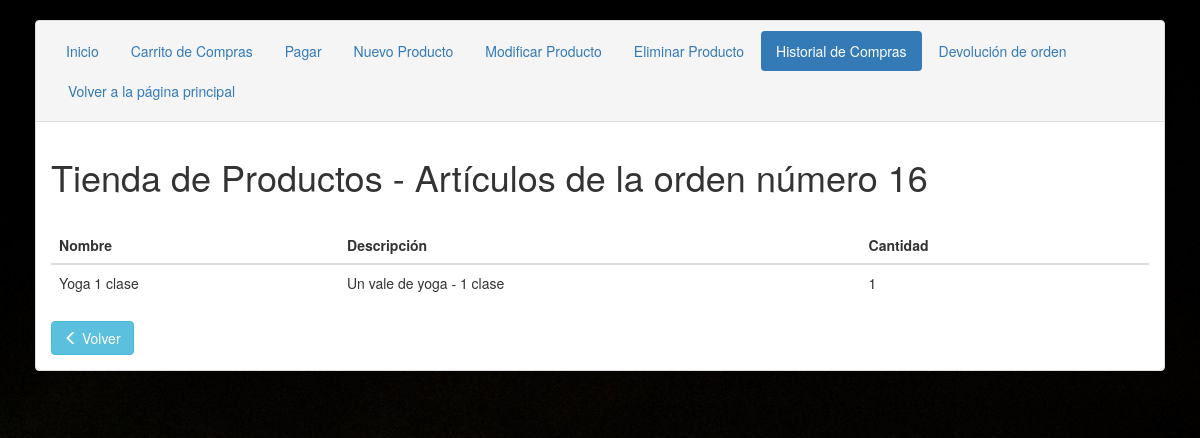
/carrito-master/admin/VerUnaOrden.php?id=16, run on an earlier commit of the app's database.
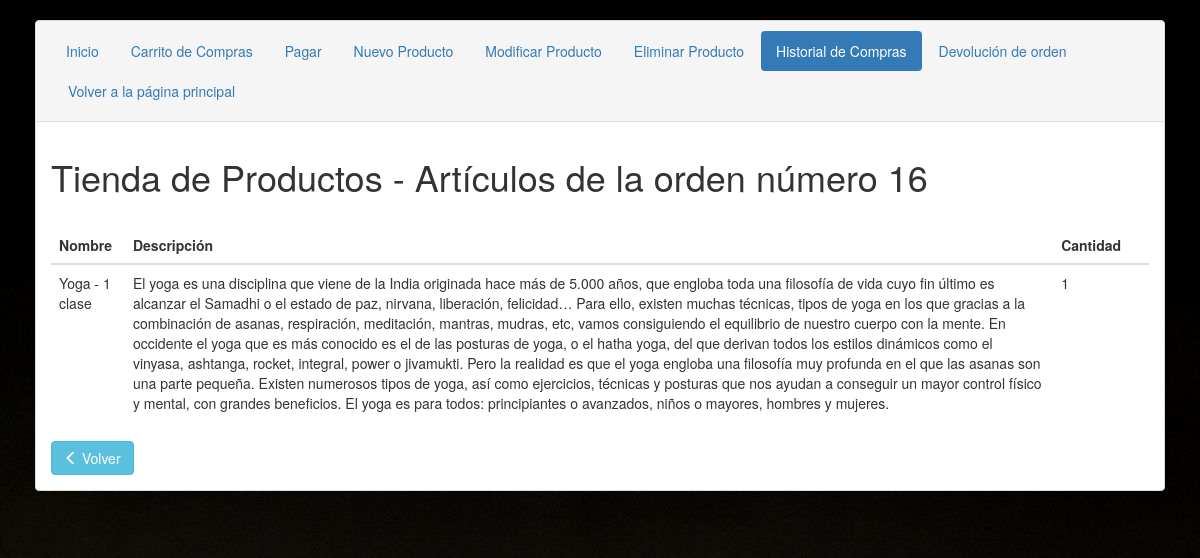
And on a later commit of the database.
### tables this page shows
CREATE TABLE IF NOT EXISTS `orden_articulos` (
  `id` int(11) NOT NULL AUTO_INCREMENT,
  `order_id` int(11) NOT NULL,
  `product_id` int(11) NOT NULL,
  `quantity` int(5) NOT NULL,
  PRIMARY KEY (`id`),
  KEY `order_id` (`order_id`)
);

CREATE TABLE IF NOT EXISTS `mis_productos` (
  `id` int(11) NOT NULL AUTO_INCREMENT,
  `name` varchar(200) NOT NULL,
  `description` text NOT NULL,
  `price` float(10,2) NOT NULL,
  `created` datetime NOT NULL,
  `modified` datetime NOT NULL,
  `status` enum('1','0') NOT NULL DEFAULT '1',
  `image` varchar(255) NOT NULL,
  `featured` int(11) NOT NULL COMMENT 'para que salga en productos destacados',
  PRIMARY KEY (`id`)
);

### carrito-master/admin/VerUnaOrden.php (the view, shortened to what this page needs)
<?php
$idpasada=$_REQUEST['id'];
?>
<!DOCTYPE html>
<html lang="es">
<head>
    <link rel="stylesheet" href="http://maxcdn.bootstrapcdn.com/bootstrap/3.3.7/css/bootstrap.min.css">
</head>
</head>
<body>
    <div class="container">
        <div class="panel panel-default">
            <div class="panel-heading">
                <ul class="nav nav-pills">
                    <li role="presentation"><a href="index.php">Inicio</a></li>
                    <li role="presentation"><a href="VerCarta.php">Carrito de Compras</a></li>
                    <li role="presentation"><a href="Pagos.php">Pagar</a></li>
                    <li role="presentation"><a href="AgregarProducto.php">Nuevo Producto</a></li>
                    <li role="presentation"><a href="ModificarProducto.php">Modificar Producto</a></li>
                    <li role="presentation"><a href="EliminarProducto.php">Eliminar Producto</a></li>
                    <li role="presentation" class="active"><a href="historialCompras.php">Historial de Compras</a></li>
                    <li role="presentation"><a href="devolucion.php">Devolución de orden</a></li>
                    <li role="presentation"><a href="../../index2.php">Volver a la página principal</a></li>
                </ul>
            </div>
            <div class="panel-body">
                <h1>Tienda de Productos - Artículos de la orden número <?php echo $idpasada;?></h1>
                <table class="table">
                    <thead>
                        <tr>
                            <th>Nombre</th>
                            <th>Descripción</th>
                            <th>Cantidad</th>
                            <th>&nbsp;</th>
                        </tr>
                    </thead>
                    <?php
                        include 'Configuracion.php';
                        if(!empty($_REQUEST['id'])){
                            $idpasada=$_REQUEST['id'];
                            $selectquery = "SELECT mis_productos.name AS 'nombre', mis_productos.description AS 'descripcion', orden_articulos.quantity AS quantity FROM orden_articulos JOIN orden ON orden_articulos.order_id = orden.id JOIN mis_productos ON mis_productos.id = orden_articulos.product_id WHERE orden_articulos.order_id=$idpasada;";
                            $result = mysqli_query($db , $selectquery) or die(mysqli_error($db));
                            if (mysqli_num_rows($result) > 0) {
                                    while($row = mysqli_fetch_assoc($result)) {
                                        echo "
                                        <tr>
                                            <td>".$row["nombre"]."</td>
                                            <td>".$row["descripcion"]."</td>
                                            <td>".$row["quantity"]."</td>
                                            <td>&nbsp;</td>
                                        </tr>
                                        ";
                                    }
                                }
                        }
                    ?>
                </table>
                <a href="historialCompras.php" class="btn btn-info"><i class="glyphicon glyphicon-menu-left"></i> Volver</a>
                </div>
            </div>
        </div>
</body>
</html>

What changed in the data, as far as the page shows it:
changed through a linked row, orden_articulos: mis_productos.name "Yoga 1 clase" → "Yoga - 1 clase"; mis_productos.description "Un vale de yoga - 1 clase" → "El yoga es una disciplina que viene de la India originada hace más de 5.000 años, que engloba toda una filosofía de vida cuyo fin último es alcanzar el Samadhi o el estado de paz, nirvana, liberación, felicidad… Para ello, existen muchas técnicas, tipos de yoga en los que gracias a la combinación de asanas, respiración, meditación, mantras, mudras, etc, vamos consiguiendo el equilibrio de nuestro cuerpo con la mente. En occidente el yoga que es más conocido es el de las posturas de yoga, o el hatha yoga, del que derivan todos los estilos dinámicos como el vinyasa, ashtanga, rocket, integral, power o jivamukti. Pero la realidad es que el yoga engloba una filosofía muy profunda en el que las…"
